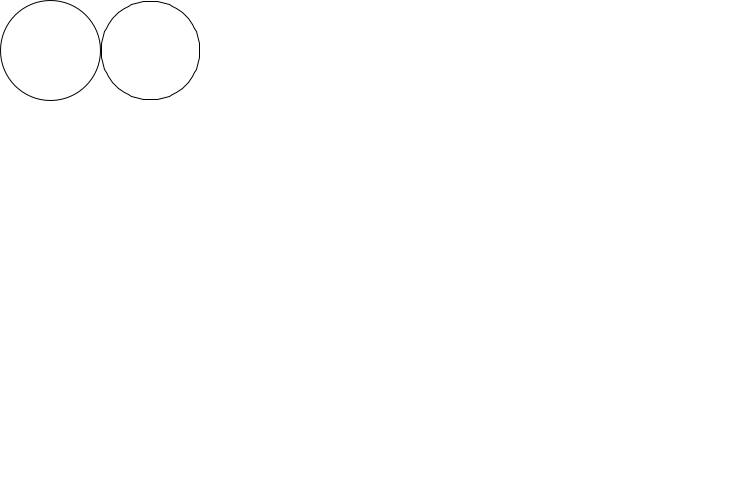
Frame 1 (no input)
Frame 60 (the mouse pressed at the canvas centre just before this capture): identical to frame 1, image omitted
Frame 120 (the mouse held since frame 60 and released just before this capture): identical to frame 1, image omitted

The Processing sketch that drew this single still picture (run headless with seeded random() and noise(); from frame 60 on, the mouse is pressed at the canvas centre):

// Processing sketch: sketch_200315a
// ── sketch_200315a.pde


void drawCircleByLine(int x, int y, int radius, int lineCount) {
  double theta = PI;
  double unitSpace = 2*PI / lineCount;
  
  int preX = -1;
  int preY = -1;
  
  for(int i = 0; i <= lineCount; i++, theta += unitSpace) {
    int postX = (int)(Math.cos(theta) * radius) + x;
    int postY = (int)(Math.sin(theta) * radius) + y;
    
    if(preX > 0 && preY > 0) {
      line(preX,preY,postX,postY);
      stroke(color(0));
    }
    
    preX = postX;
    preY = postY;
  }
}

int findOptimalLineCount(int radius) {
  double p = 2 * PI * radius;
  print(p);
  int lines = (int)(p/log(radius));
  print("\nlines:"+lines);
  return lines;
}

void drawCircle(int x, int y, int radius) {
  circle(x, y, radius*2);
}

void setup() {
  background(255);
  size(750, 500);
  int r = 50;
  drawCircle(r, r, r);
  drawCircleByLine(r*3, r, r, findOptimalLineCount(r));
}

void draw() {
}
